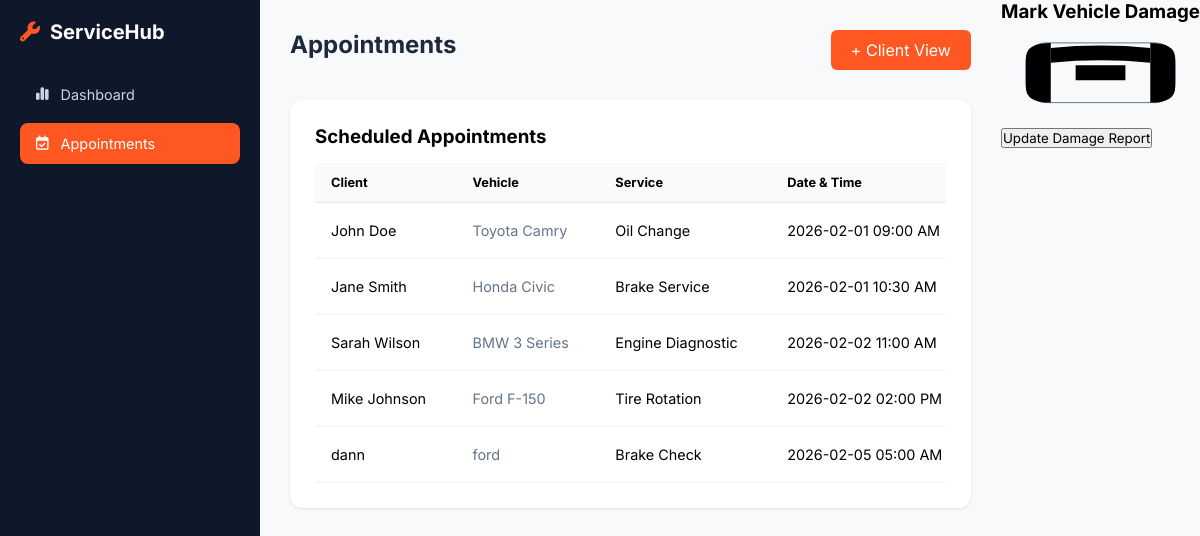
Screenshot of /admin-appointments.php with the database file from the repository.
### tables this page shows
CREATE TABLE `appointments` (
  `id` int(11) NOT NULL,
  `client_name` varchar(100) NOT NULL,
  `vehicle_model` varchar(100) NOT NULL,
  `service_type` varchar(50) NOT NULL,
  `appointment_date` datetime NOT NULL,
  `status` enum('Pending','Confirmed','In Progress','Completed') DEFAULT 'Pending',
  `created_at` timestamp NOT NULL DEFAULT current_timestamp(),
  `user_id` int(11) DEFAULT NULL
);

### admin-appointments.php (the view, shortened to what this page needs)
<?php
include 'db_connect.php';
$sql = "SELECT * FROM appointments ORDER BY appointment_date ASC";
$result = $conn->query($sql);
?>
<!DOCTYPE html>
<html lang="en">
<head>
    <link rel="stylesheet" href="https://cdnjs.cloudflare.com/ajax/libs/font-awesome/6.4.0/css/all.min.css">
</head>
<body>
    <aside class="sidebar">
        <div style="font-size: 1.25rem; font-weight: 700; display: flex; gap: 10px; align-items: center; color: white;">
            <i class="fa-solid fa-wrench" style="color: var(--primary-orange);"></i> ServiceHub
        </div>
        <ul class="nav-menu">
            <li><a href="admin-dashboard.php" class="nav-link"><i class="fa-solid fa-chart-simple"></i> Dashboard</a></li>
            <li><a href="admin-appointments.php" class="nav-link active"><i class="fa-regular fa-calendar-check"></i> Appointments</a></li>
        </ul>
    </aside>
    <main class="main-content">
        <div style="display: flex; justify-content: space-between; margin-bottom: 30px;">
            <h2 style="color: #1e293b;">Appointments</h2>
            <a href="booking.php" target="_blank" style="background: #ff5722; color: white; padding: 10px 20px; text-decoration: none; border-radius: 6px;">+ Client View</a>
        </div>
        <section class="section-card">
            <h3>Scheduled Appointments</h3>
            <div style="overflow-x: auto; margin-top: 15px;">
                <table>
                    <thead>
                        <tr>
                            <th>Client</th>
                            <th>Vehicle</th>
                            <th>Service</th>
                            <th>Date & Time</th>
                        </tr>
                    </thead>
                    <tbody>
                        <?php
                        if ($result->num_rows > 0) {
                            while($row = $result->fetch_assoc()) {
                                echo "<tr>";
                                echo "<td>" . $row['client_name'] . "</td>";
                                echo "<td style='color: #64748b;'>" . $row['vehicle_model'] . "</td>";
                                echo "<td>" . $row['service_type'] . "</td>";
                                echo "<td>" . date('Y-m-d h:i A', strtotime($row['appointment_date'])) . "</td>";
                                echo "</tr>";
                            }
                        } else {
                            echo "<tr><td colspan='5'>No appointments found.</td></tr>";
                        }
                        ?>
                    </tbody>
                </table>
            </div>
        </section>
    </main>
    <div class="car-container">
    <h3>Mark Vehicle Damage</h3>
    <button type="button" onclick="saveDamage()" class="btn-submit">Update Damage Report</button>
</div>
</body>
</html>

### admin-appointments.php (style rules this page uses)
:root { --primary-orange: #ff5722; --sidebar-bg: #0f172a; --bg-color: #f8f9fa; --text-dark: #1e293b; --text-light: #64748b; --border-color: #e2e8f0; }
* { margin: 0; padding: 0; box-sizing: border-box; font-family: 'Inter', sans-serif; }
body { display: flex; background-color: var(--bg-color); height: 100vh; overflow: hidden; }
.sidebar { width: 260px; background-color: var(--sidebar-bg); color: white; display: flex; flex-direction: column; padding: 20px; flex-shrink: 0; }
.nav-menu { list-style: none; flex: 1; margin-top: 30px; }
.nav-link { display: flex; align-items: center; gap: 12px; padding: 12px 16px; text-decoration: none; color: #cbd5e1; border-radius: 8px; font-size: 0.9rem; margin-bottom: 8px; }
.nav-link.active { background-color: var(--primary-orange); color: white; }
.main-content { flex: 1; padding: 30px; overflow-y: auto; }
.section-card { background: white; padding: 25px; border-radius: 12px; box-shadow: 0 1px 3px rgba(0,0,0,0.1); }
table { width: 100%; border-collapse: collapse; min-width: 800px; }
th { text-align: left; padding: 12px 16px; font-size: 0.8rem; background-color: #f8fafc; border-bottom: 1px solid var(--border-color); }
td { padding: 16px; font-size: 0.9rem; border-bottom: 1px solid #f1f5f9; }

### rows the page displays
appointments: client_name "John Doe", vehicle_model "Toyota Camry", service_type "Oil Change", appointment_date "2026-02-01 09:00 AM"
appointments: client_name "Jane Smith", vehicle_model "Honda Civic", service_type "Brake Service", appointment_date "2026-02-01 10:30 AM"
appointments: client_name "Sarah Wilson", vehicle_model "BMW 3 Series", service_type "Engine Diagnostic", appointment_date "2026-02-02 11:00 AM"
appointments: client_name "Mike Johnson", vehicle_model "Ford F-150", service_type "Tire Rotation", appointment_date "2026-02-02 02:00 PM"
appointments: client_name "dann", vehicle_model "ford", service_type "Brake Check", appointment_date "2026-02-05 05:00 AM"
